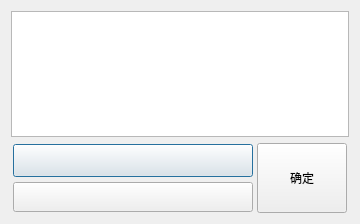
<?xml version="1.0" encoding="UTF-8"?>
<ui version="4.0">
 <class>Dialog</class>
 <widget class="QDialog" name="Dialog">
  <property name="geometry">
   <rect>
    <x>0</x>
    <y>0</y>
    <width>360</width>
    <height>224</height>
   </rect>
  </property>
  <property name="sizePolicy">
   <sizepolicy hsizetype="Minimum" vsizetype="Minimum">
    <horstretch>0</horstretch>
    <verstretch>0</verstretch>
   </sizepolicy>
  </property>
  <property name="minimumSize">
   <size>
    <width>360</width>
    <height>224</height>
   </size>
  </property>
  <property name="maximumSize">
   <size>
    <width>360</width>
    <height>224</height>
   </size>
  </property>
  <property name="windowTitle">
   <string>Dialog</string>
  </property>
  <layout class="QVBoxLayout" name="verticalLayout_3">
   <item>
    <layout class="QVBoxLayout" name="verticalLayout_2" stretch="2,1">
     <item>
      <widget class="TableWidget" name="table_widget_sec_info_bar"/>
     </item>
     <item>
      <layout class="QHBoxLayout" name="horizontalLayout">
       <property name="spacing">
        <number>2</number>
       </property>
       <item>
        <layout class="QVBoxLayout" name="verticalLayout">
         <property name="spacing">
          <number>4</number>
         </property>
         <item>
          <widget class="CalendarPicker" name="calendar_picker_ymd">
           <property name="sizePolicy">
            <sizepolicy hsizetype="Expanding" vsizetype="Expanding">
             <horstretch>0</horstretch>
             <verstretch>0</verstretch>
            </sizepolicy>
           </property>
           <property name="minimumSize">
            <size>
             <width>240</width>
             <height>33</height>
            </size>
           </property>
           <property name="maximumSize">
            <size>
             <width>240</width>
             <height>33</height>
            </size>
           </property>
          </widget>
         </item>
         <item>
          <widget class="TimePicker" name="time_picker_hms">
           <property name="sizePolicy">
            <sizepolicy hsizetype="Expanding" vsizetype="Expanding">
             <horstretch>0</horstretch>
             <verstretch>0</verstretch>
            </sizepolicy>
           </property>
           <property name="minimumSize">
            <size>
             <width>240</width>
             <height>30</height>
            </size>
           </property>
           <property name="maximumSize">
            <size>
             <width>240</width>
             <height>30</height>
            </size>
           </property>
           <property name="secondVisible">
            <bool>true</bool>
           </property>
          </widget>
         </item>
        </layout>
       </item>
       <item>
        <widget class="PushButton" name="push_button_ok">
         <property name="sizePolicy">
          <sizepolicy hsizetype="Expanding" vsizetype="Expanding">
           <horstretch>0</horstretch>
           <verstretch>0</verstretch>
          </sizepolicy>
         </property>
         <property name="minimumSize">
          <size>
           <width>90</width>
           <height>70</height>
          </size>
         </property>
         <property name="maximumSize">
          <size>
           <width>90</width>
           <height>70</height>
          </size>
         </property>
         <property name="text">
          <string>确定</string>
         </property>
        </widget>
       </item>
      </layout>
     </item>
    </layout>
   </item>
  </layout>
 </widget>
 <customwidgets>
  <customwidget>
   <class>PushButton</class>
   <extends>QPushButton</extends>
   <header>qfluentwidgets</header>
  </customwidget>
  <customwidget>
   <class>CalendarPicker</class>
   <extends>QPushButton</extends>
   <header>qfluentwidgets</header>
  </customwidget>
  <customwidget>
   <class>TimePicker</class>
   <extends>QPushButton</extends>
   <header>qfluentwidgets</header>
  </customwidget>
  <customwidget>
   <class>TableWidget</class>
   <extends>QTableWidget</extends>
   <header>qfluentwidgets</header>
  </customwidget>
 </customwidgets>
 <resources/>
 <connections/>
</ui>
